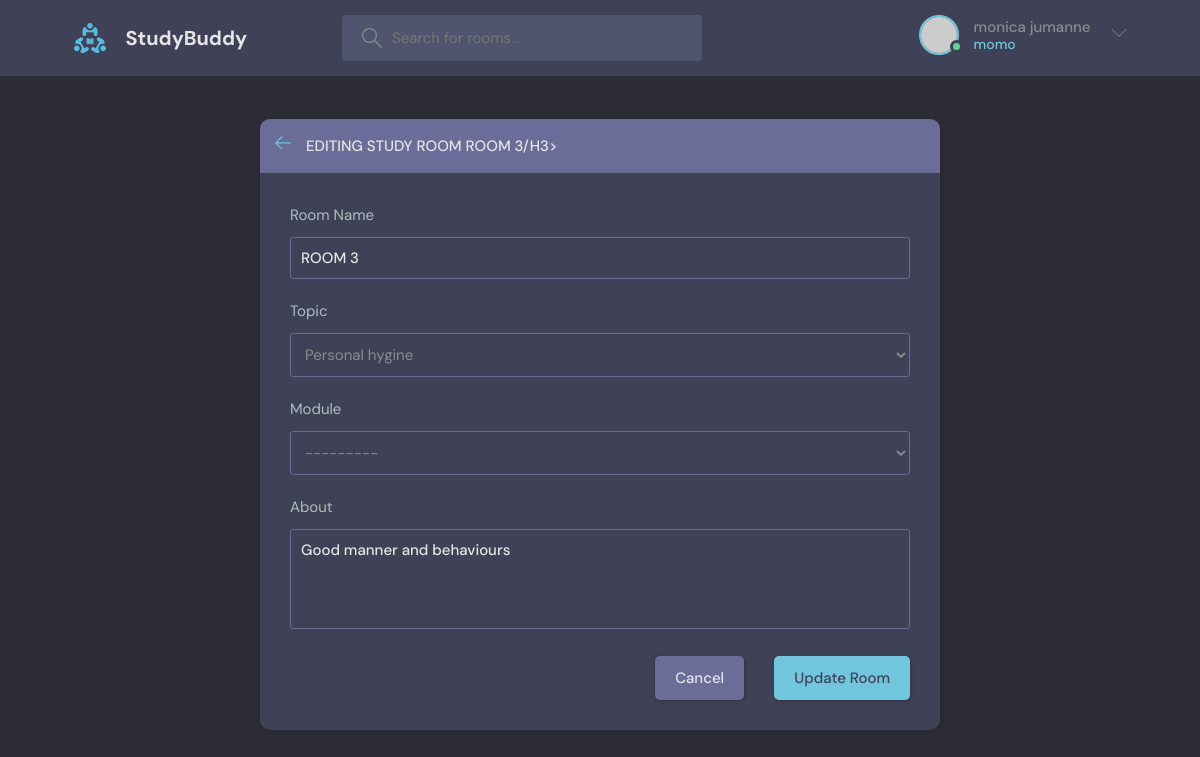
The app's page /edit_room/4/ (signed in) with its own data.
### Base/models.py (models this page shows, shortened)
class Room(models.Model):
    name = models.CharField(max_length=100)
    participants = models.ManyToManyField(User, related_name='participants', blank=True)
    topic = models.ForeignKey(Topics, on_delete=models.SET_NULL, null=True)
    module = models.ForeignKey(Module,on_delete=models.SET_NULL, null=True)
    description = models.TextField(max_length=1000)
    host = models.ForeignKey(User, on_delete=models.SET_NULL, null=True)
    created = models.DateTimeField(auto_now_add=True)
    updated = models.DateTimeField(auto_now_add=True, null=True)
    class Meta:
        ordering = ('-updated', '-created')

### Base/views.py (the view)
# urls.py: path('edit_room/<int:pk>/', edit_room, name='edit_room'),
@login_required(login_url='login')
def edit_room(request,pk):
    room = get_object_or_404(Room, pk=pk)
    if request.method == 'POST':
        form = RoomForm(request.POST, instance=room)
        if form.is_valid():
            form.save()
        return redirect('open_room', pk=pk)
    else:
        form = RoomForm(instance=room)
    context = {
        'form':form,
        'room':room,
    }
    return render(request, 'edit_room.html', context)

### Base/forms.py
class RoomForm(forms.ModelForm):
    class Meta:
        model = Room
        fields = ['name','topic','module','description']

### Base/models.py (called while the page is built)
    def __str__(self):
        return self.name

    def __str__(self):
        return self.name

### templates/edit_room.html (shortened to what this page needs)
{% extends "base/main.html" %}
{% load static %}
{% block content %}
<main class="create-room layout">
    <div class="container">
      <div class="layout__box">
        <div class="layout__boxHeader">
          <div class="layout__boxTitle">
            <a href="{% url 'home' %}">
              <svg version="1.1" xmlns="http://www.w3.org/2000/svg" width="32" height="32" viewBox="0 0 32 32">
                <title>arrow-left</title>
                <path
                  d="M13.723 2.286l-13.723 13.714 13.719 13.714 1.616-1.611-10.96-10.96h27.625v-2.286h-27.625l10.965-10.965-1.616-1.607z">
                </path>
              </svg>
            </a>
            <h3>Editing Study Room {{room.name}}/h3>
          </div>
        </div>
        <div class="layout__body">
          <form class="form" action="#" method = "POST">
            <div class="form__group">
              <label for="room_name">Room Name</label>
              {{form.name}}
            </div>
            <div class="form__group">
              <label for="room_topic">Topic</label>
              {{form.topic }}
            </div>
            <div class="form__group">
                <label for="descriptions">Module</label>
                {{form.module}}
              </div>
            <div class="form__group">
              <label for="descriptions">About</label>
              {{form.description}}
            </div>
            <div class="form__action">
              <a class="btn btn--dark" href=" {% url 'home' %}">Cancel</a>
              <button class="btn btn--main" type="submit" onclick="return confirm('Are You Sure: You wants to Update this room: {{room.name}}')">Update Room</button>
            </div>
          </form>
        </div>
      </div>
    </div>
  </main>
  {% endblock content %}

### templates/base/main.html (shortened to what this page needs)
{% load static %}
<!DOCTYPE html>
<html lang="en">
  <head>
    <link rel="stylesheet" href="{% static 'CSS/style.css' %}" />
  </head>
  <body>
    <header class="header header--loggedIn">
      <div class="container">
        <a href="/" class="header__logo">
          <img src="{% static 'CSS/assets/logo.svg' %}" />
          <h1>StudyBuddy</h1>
        </a>
        <form class="header__search">
          <label>
            <input placeholder="Search for rooms..." />
          </label>
        </form>
        <nav class="header__menu">
          <div class="header__user">
            <a href="profile.html">
              <div class="avatar avatar--medium active">
                <img src="https://randomuser.me/api/portraits/men/37.jpg" />
              </div>
              <p> {{ request.user.first_name }} {{ request.user.last_name }} <span>{{ request.user.username }}</span></p>
            </a>
            <button class="dropdown-button">
              <svg version="1.1" xmlns="http://www.w3.org/2000/svg" width="32" height="32" viewBox="0 0 32 32">
                <title>chevron-down</title>
                <path d="M16 21l-13-13h-3l16 16 16-16h-3l-13 13z"></path>
              </svg>
            </button>
          </div>
        </nav>
      </div>
    </header>
    {% block content %}{% endblock content %}
</body>
</html>

### records on screen
Room: name "ROOM 3", topic "Personal hygine", module "---------", description "Good manner and behaviours"

### other values on screen
{{ request.user.first_name }} "monica"
{{ request.user.last_name }} "jumanne"
{{ request.user.username }} "momo"
